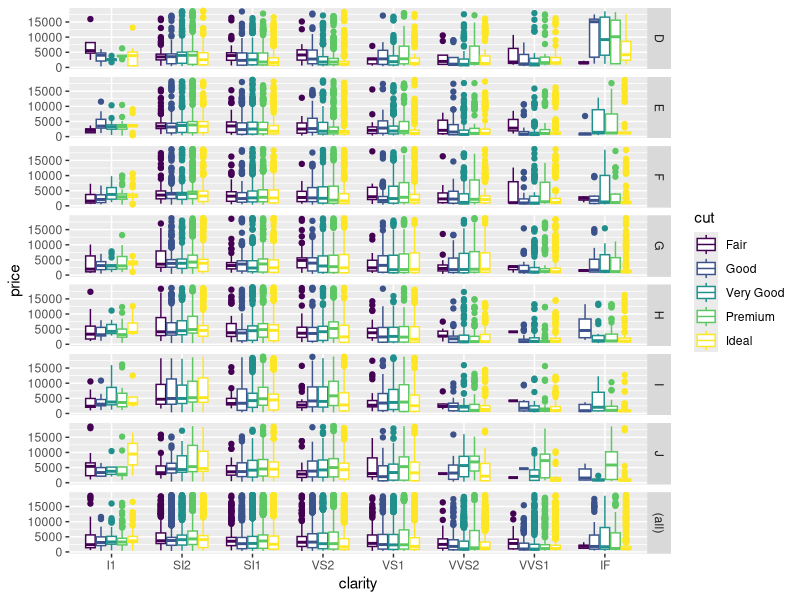

Source code (R):
if (require("ggplot2") == FALSE) {
  install.packages("ggplot2")
  require("ggplot2")
}

library("scales")

data(diamonds)


ggplot(diamonds, aes(x = clarity, y = price, color = cut)) + 
  geom_boxplot() + 
  facet_grid(color~., margins = TRUE) 